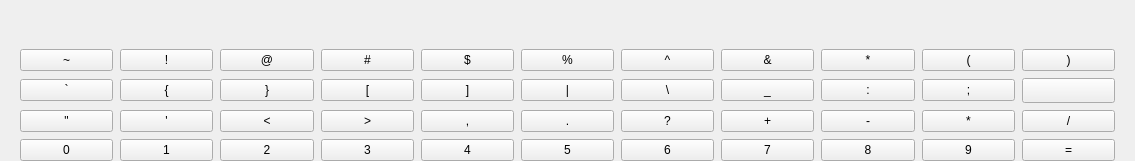
<?xml version="1.0" encoding="UTF-8"?>
<ui version="4.0">
 <class>PfasNumberKeyboard</class>
 <widget class="QWidget" name="PfasNumberKeyboard">
  <property name="geometry">
   <rect>
    <x>0</x>
    <y>0</y>
    <width>1135</width>
    <height>161</height>
   </rect>
  </property>
  <property name="windowTitle">
   <string/>
  </property>
  <property name="styleSheet">
   <string notr="true"/>
  </property>
  <layout class="QVBoxLayout" name="verticalLayout_2">
   <property name="spacing">
    <number>0</number>
   </property>
   <property name="leftMargin">
    <number>0</number>
   </property>
   <property name="topMargin">
    <number>0</number>
   </property>
   <property name="rightMargin">
    <number>0</number>
   </property>
   <property name="bottomMargin">
    <number>0</number>
   </property>
   <item>
    <spacer name="topSpacer">
     <property name="orientation">
      <enum>Qt::Vertical</enum>
     </property>
     <property name="sizeHint" stdset="0">
      <size>
       <width>20</width>
       <height>48</height>
      </size>
     </property>
    </spacer>
   </item>
   <item>
    <widget class="QWidget" name="backgroundWidget" native="true">
     <layout class="QVBoxLayout" name="verticalLayout">
      <property name="spacing">
       <number>7</number>
      </property>
      <property name="leftMargin">
       <number>20</number>
      </property>
      <property name="topMargin">
       <number>20</number>
      </property>
      <property name="rightMargin">
       <number>20</number>
      </property>
      <property name="bottomMargin">
       <number>0</number>
      </property>
      <item>
       <layout class="QHBoxLayout" name="horizontalLayout1">
        <item>
         <widget class="PfasButton" name="btnShift">
          <property name="focusPolicy">
           <enum>Qt::NoFocus</enum>
          </property>
          <property name="text">
           <string>~</string>
          </property>
         </widget>
        </item>
        <item>
         <widget class="PfasButton" name="btnShift1">
          <property name="focusPolicy">
           <enum>Qt::NoFocus</enum>
          </property>
          <property name="text">
           <string>!</string>
          </property>
         </widget>
        </item>
        <item>
         <widget class="PfasButton" name="btnShift2">
          <property name="focusPolicy">
           <enum>Qt::NoFocus</enum>
          </property>
          <property name="text">
           <string>@</string>
          </property>
         </widget>
        </item>
        <item>
         <widget class="PfasButton" name="btnShift3">
          <property name="focusPolicy">
           <enum>Qt::NoFocus</enum>
          </property>
          <property name="text">
           <string>#</string>
          </property>
         </widget>
        </item>
        <item>
         <widget class="PfasButton" name="btnShift4">
          <property name="focusPolicy">
           <enum>Qt::NoFocus</enum>
          </property>
          <property name="text">
           <string>$</string>
          </property>
         </widget>
        </item>
        <item>
         <widget class="PfasButton" name="btnShift5">
          <property name="focusPolicy">
           <enum>Qt::NoFocus</enum>
          </property>
          <property name="text">
           <string>%</string>
          </property>
         </widget>
        </item>
        <item>
         <widget class="PfasButton" name="btnShift6">
          <property name="focusPolicy">
           <enum>Qt::NoFocus</enum>
          </property>
          <property name="text">
           <string>^</string>
          </property>
         </widget>
        </item>
        <item>
         <widget class="PfasButton" name="btnShift7">
          <property name="focusPolicy">
           <enum>Qt::NoFocus</enum>
          </property>
          <property name="text">
           <string>&amp;&amp;</string>
          </property>
         </widget>
        </item>
        <item>
         <widget class="PfasButton" name="btnShift8">
          <property name="focusPolicy">
           <enum>Qt::NoFocus</enum>
          </property>
          <property name="text">
           <string>*</string>
          </property>
         </widget>
        </item>
        <item>
         <widget class="PfasButton" name="btnShift9">
          <property name="focusPolicy">
           <enum>Qt::NoFocus</enum>
          </property>
          <property name="text">
           <string>(</string>
          </property>
         </widget>
        </item>
        <item>
         <widget class="PfasButton" name="btnShift0">
          <property name="focusPolicy">
           <enum>Qt::NoFocus</enum>
          </property>
          <property name="text">
           <string>)</string>
          </property>
         </widget>
        </item>
       </layout>
      </item>
      <item>
       <layout class="QHBoxLayout" name="horizontalLayout2">
        <item>
         <widget class="PfasButton" name="btnTab">
          <property name="focusPolicy">
           <enum>Qt::NoFocus</enum>
          </property>
          <property name="styleSheet">
           <string notr="true"/>
          </property>
          <property name="text">
           <string>`</string>
          </property>
         </widget>
        </item>
        <item>
         <widget class="PfasButton" name="symbolBtn0">
          <property name="focusPolicy">
           <enum>Qt::NoFocus</enum>
          </property>
          <property name="text">
           <string>{</string>
          </property>
         </widget>
        </item>
        <item>
         <widget class="PfasButton" name="symbolBtn1">
          <property name="focusPolicy">
           <enum>Qt::NoFocus</enum>
          </property>
          <property name="text">
           <string>}</string>
          </property>
         </widget>
        </item>
        <item>
         <widget class="PfasButton" name="symbolBtn3">
          <property name="focusPolicy">
           <enum>Qt::NoFocus</enum>
          </property>
          <property name="text">
           <string>[</string>
          </property>
         </widget>
        </item>
        <item>
         <widget class="PfasButton" name="symbolBtn4">
          <property name="focusPolicy">
           <enum>Qt::NoFocus</enum>
          </property>
          <property name="text">
           <string>]</string>
          </property>
         </widget>
        </item>
        <item>
         <widget class="PfasButton" name="symbolBtn13">
          <property name="focusPolicy">
           <enum>Qt::NoFocus</enum>
          </property>
          <property name="text">
           <string>|</string>
          </property>
         </widget>
        </item>
        <item>
         <widget class="PfasButton" name="symbolBtn12">
          <property name="focusPolicy">
           <enum>Qt::NoFocus</enum>
          </property>
          <property name="text">
           <string>\</string>
          </property>
         </widget>
        </item>
        <item>
         <widget class="PfasButton" name="btnSub">
          <property name="focusPolicy">
           <enum>Qt::NoFocus</enum>
          </property>
          <property name="text">
           <string>_</string>
          </property>
         </widget>
        </item>
        <item>
         <widget class="PfasButton" name="symbolBtn5">
          <property name="focusPolicy">
           <enum>Qt::NoFocus</enum>
          </property>
          <property name="text">
           <string>:</string>
          </property>
         </widget>
        </item>
        <item>
         <widget class="PfasButton" name="symbolBtn6">
          <property name="focusPolicy">
           <enum>Qt::NoFocus</enum>
          </property>
          <property name="text">
           <string>;</string>
          </property>
         </widget>
        </item>
        <item>
         <widget class="PfasButton" name="btnBack">
          <property name="font">
           <font>
            <family>思源黑体 Light</family>
            <weight>75</weight>
            <bold>true</bold>
           </font>
          </property>
          <property name="focusPolicy">
           <enum>Qt::NoFocus</enum>
          </property>
          <property name="styleSheet">
           <string notr="true">QPushButton{
	background-image: url(:/keyboard/backspace.png);
	background-repeat: no-repeat;
	background-position: center;
}
QPushButton:pressed{
	background-image: url(:/keyboard/backspace-pressed.png);
	background-repeat: no-repeat;
	background-position: center;
}</string>
          </property>
          <property name="text">
           <string/>
          </property>
         </widget>
        </item>
       </layout>
      </item>
      <item>
       <layout class="QHBoxLayout" name="horizontalLayout3">
        <item>
         <widget class="PfasButton" name="symbolBtn7">
          <property name="focusPolicy">
           <enum>Qt::NoFocus</enum>
          </property>
          <property name="text">
           <string>&quot;</string>
          </property>
         </widget>
        </item>
        <item>
         <widget class="PfasButton" name="symbolBtn2">
          <property name="focusPolicy">
           <enum>Qt::NoFocus</enum>
          </property>
          <property name="text">
           <string>'</string>
          </property>
         </widget>
        </item>
        <item>
         <widget class="PfasButton" name="symbolBtn8">
          <property name="focusPolicy">
           <enum>Qt::NoFocus</enum>
          </property>
          <property name="text">
           <string>&lt;</string>
          </property>
         </widget>
        </item>
        <item>
         <widget class="PfasButton" name="symbolBtn9">
          <property name="focusPolicy">
           <enum>Qt::NoFocus</enum>
          </property>
          <property name="text">
           <string>&gt;</string>
          </property>
         </widget>
        </item>
        <item>
         <widget class="PfasButton" name="symbolBtn10">
          <property name="focusPolicy">
           <enum>Qt::NoFocus</enum>
          </property>
          <property name="text">
           <string>,</string>
          </property>
         </widget>
        </item>
        <item>
         <widget class="PfasButton" name="btnPoint">
          <property name="focusPolicy">
           <enum>Qt::NoFocus</enum>
          </property>
          <property name="text">
           <string>.</string>
          </property>
         </widget>
        </item>
        <item>
         <widget class="PfasButton" name="symbolBtn11">
          <property name="focusPolicy">
           <enum>Qt::NoFocus</enum>
          </property>
          <property name="text">
           <string>?</string>
          </property>
         </widget>
        </item>
        <item>
         <widget class="PfasButton" name="symbolBtnAdd">
          <property name="focusPolicy">
           <enum>Qt::NoFocus</enum>
          </property>
          <property name="text">
           <string>+</string>
          </property>
         </widget>
        </item>
        <item>
         <widget class="PfasButton" name="symbolBtnSub">
          <property name="focusPolicy">
           <enum>Qt::NoFocus</enum>
          </property>
          <property name="text">
           <string>-</string>
          </property>
         </widget>
        </item>
        <item>
         <widget class="PfasButton" name="symbolBtnMul">
          <property name="focusPolicy">
           <enum>Qt::NoFocus</enum>
          </property>
          <property name="text">
           <string>*</string>
          </property>
         </widget>
        </item>
        <item>
         <widget class="PfasButton" name="symbolBtnDiv">
          <property name="focusPolicy">
           <enum>Qt::NoFocus</enum>
          </property>
          <property name="text">
           <string>/</string>
          </property>
         </widget>
        </item>
       </layout>
      </item>
      <item>
       <layout class="QHBoxLayout" name="horizontalLayout4">
        <item>
         <widget class="PfasButton" name="btn0">
          <property name="focusPolicy">
           <enum>Qt::NoFocus</enum>
          </property>
          <property name="text">
           <string>0</string>
          </property>
         </widget>
        </item>
        <item>
         <widget class="PfasButton" name="btn1">
          <property name="focusPolicy">
           <enum>Qt::NoFocus</enum>
          </property>
          <property name="text">
           <string>1</string>
          </property>
         </widget>
        </item>
        <item>
         <widget class="PfasButton" name="btn2">
          <property name="focusPolicy">
           <enum>Qt::NoFocus</enum>
          </property>
          <property name="text">
           <string>2</string>
          </property>
         </widget>
        </item>
        <item>
         <widget class="PfasButton" name="btn3">
          <property name="focusPolicy">
           <enum>Qt::NoFocus</enum>
          </property>
          <property name="text">
           <string>3</string>
          </property>
         </widget>
        </item>
        <item>
         <widget class="PfasButton" name="btn4">
          <property name="focusPolicy">
           <enum>Qt::NoFocus</enum>
          </property>
          <property name="text">
           <string>4</string>
          </property>
         </widget>
        </item>
        <item>
         <widget class="PfasButton" name="btn5">
          <property name="focusPolicy">
           <enum>Qt::NoFocus</enum>
          </property>
          <property name="text">
           <string>5</string>
          </property>
         </widget>
        </item>
        <item>
         <widget class="PfasButton" name="btn6">
          <property name="focusPolicy">
           <enum>Qt::NoFocus</enum>
          </property>
          <property name="text">
           <string>6</string>
          </property>
         </widget>
        </item>
        <item>
         <widget class="PfasButton" name="btn7">
          <property name="focusPolicy">
           <enum>Qt::NoFocus</enum>
          </property>
          <property name="text">
           <string>7</string>
          </property>
         </widget>
        </item>
        <item>
         <widget class="PfasButton" name="btn8">
          <property name="focusPolicy">
           <enum>Qt::NoFocus</enum>
          </property>
          <property name="text">
           <string>8</string>
          </property>
         </widget>
        </item>
        <item>
         <widget class="PfasButton" name="btn9">
          <property name="focusPolicy">
           <enum>Qt::NoFocus</enum>
          </property>
          <property name="text">
           <string>9</string>
          </property>
         </widget>
        </item>
        <item>
         <widget class="PfasButton" name="symbolBtnEqual">
          <property name="focusPolicy">
           <enum>Qt::NoFocus</enum>
          </property>
          <property name="text">
           <string>=</string>
          </property>
         </widget>
        </item>
       </layout>
      </item>
     </layout>
    </widget>
   </item>
  </layout>
 </widget>
 <customwidgets>
  <customwidget>
   <class>PfasButton</class>
   <extends>QPushButton</extends>
   <header>../customWidgets/PfasButton.h</header>
  </customwidget>
 </customwidgets>
 <resources/>
 <connections/>
</ui>
